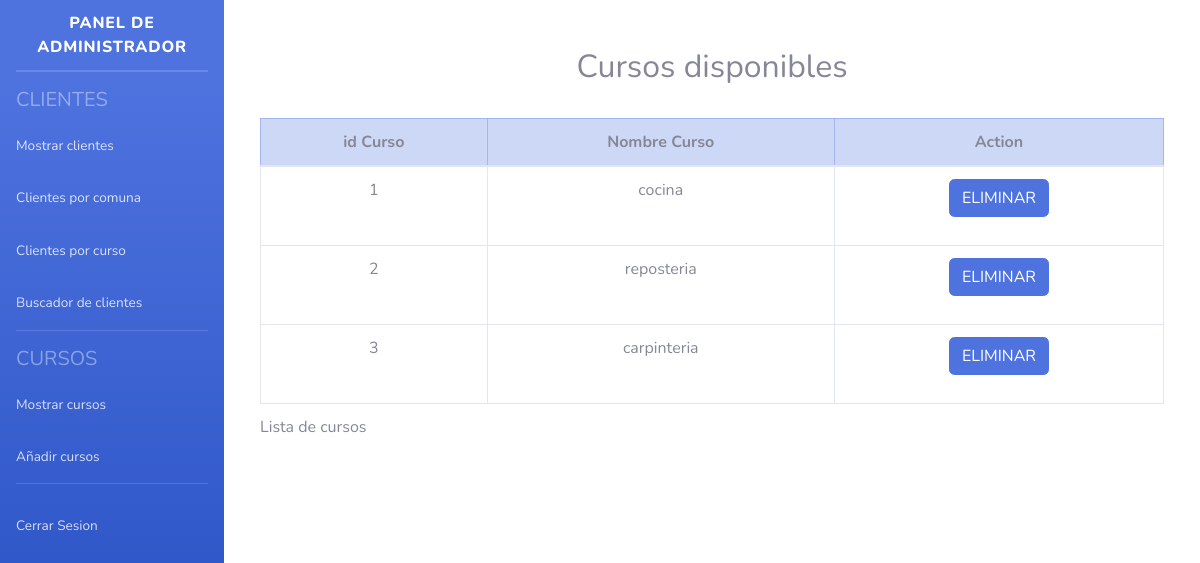
The page /admin.php?pagina=cursos on the database its author committed.
### tables this page shows
CREATE TABLE IF NOT EXISTS `curso` (
  `idcurso` int(11) NOT NULL AUTO_INCREMENT,
  `nombre_curso` varchar(45) NOT NULL,
  PRIMARY KEY (`idcurso`)
);

### controlador/ControladorAdmin.php (called while the page is built)
<?php
class ControladorAdmin{
	public function ctrTraerAdmin(){
		include "vistas/admin/plantilla.php";
	}
}
?>

### admin.php (called while the page is built)
<?php
require_once "controlador/ControladorAdmin.php";
$inicio = new ControladorAdmin();
$inicio -> ctrTraerAdmin();

### vistas/admin/cursos.php (the view, shortened to what this page needs)
<div class="container row">
    <div class="container col lg-12 md-12 mb-5">
        <br><br>
        <h2 class="text-center">Cursos disponibles</h2><br>
        <table class="container text-center table table-bordered" id="eliminado">
        <caption>Lista de cursos</caption>
            <thead class="container table-primary">
                                <tr>
                                    <th>id Curso</th>
                                    <th>Nombre Curso</th>
                                    <th>Action</th>
                                </tr>
                            </thead>
                            <tbody>
                                <?php
                                 include "conexion.php";
                                    $sql="SELECT * FROM curso";
                                    $result=mysqli_query($con,$sql);
                                    while($mostrar=mysqli_fetch_array($result))
                                    {
                                ?>
                                    <tr>
                                        <td><?php echo $mostrar['idcurso']?></td>
                                        <td><?php echo $mostrar['nombre_curso']?></td>
                                        <td>
                                            <form action="admin.php?pagina=cursos" method="POST">
                                            <input type="submit" name="botonCE" class="btn btn-primary" value="ELIMINAR">
                                            </form>
                                        </td>
                                    </tr>
                                    <?php
                                    }
                                    ?>
                            </tbody>

### rows shown on the page
curso: idcurso "1", nombre_curso "cocina"
curso: idcurso "2", nombre_curso "reposteria"
curso: idcurso "3", nombre_curso "carpinteria"
